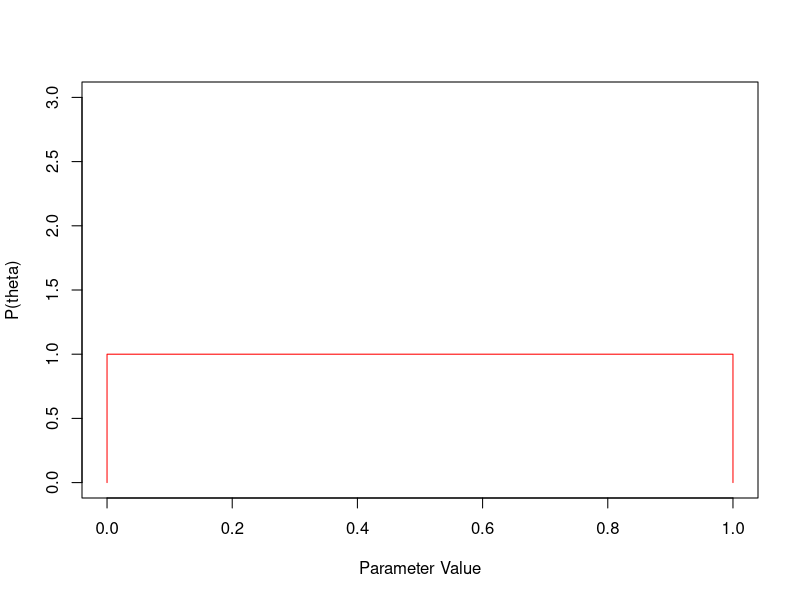
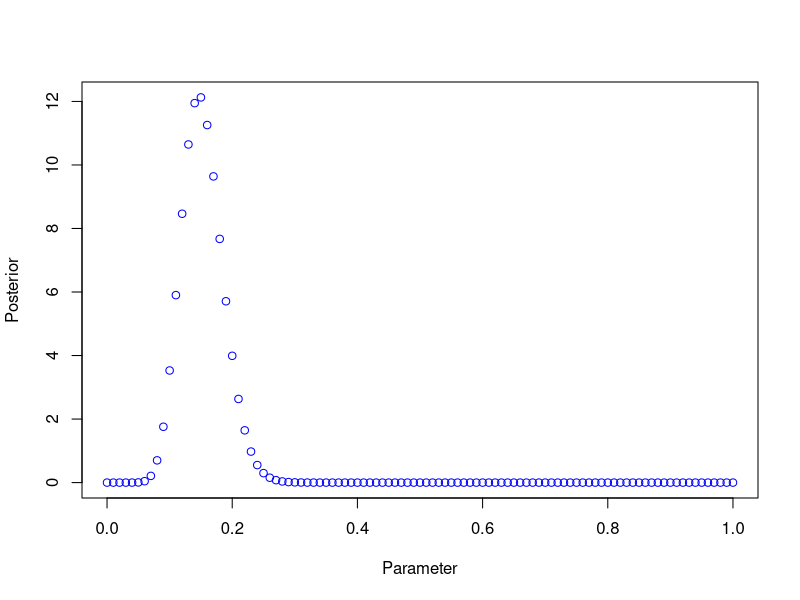
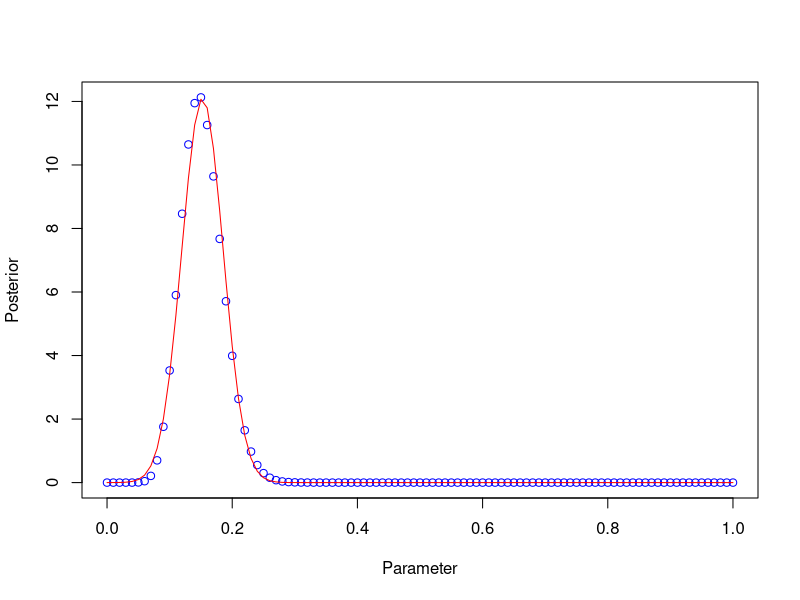
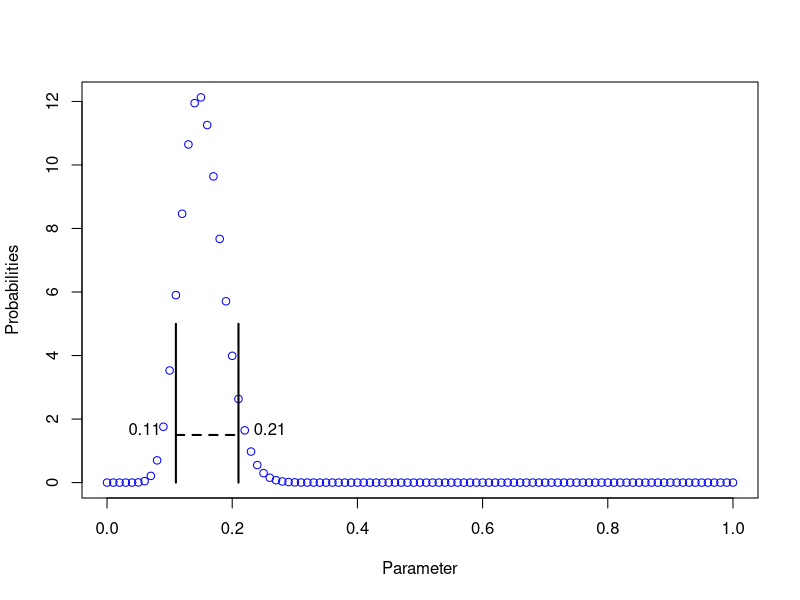
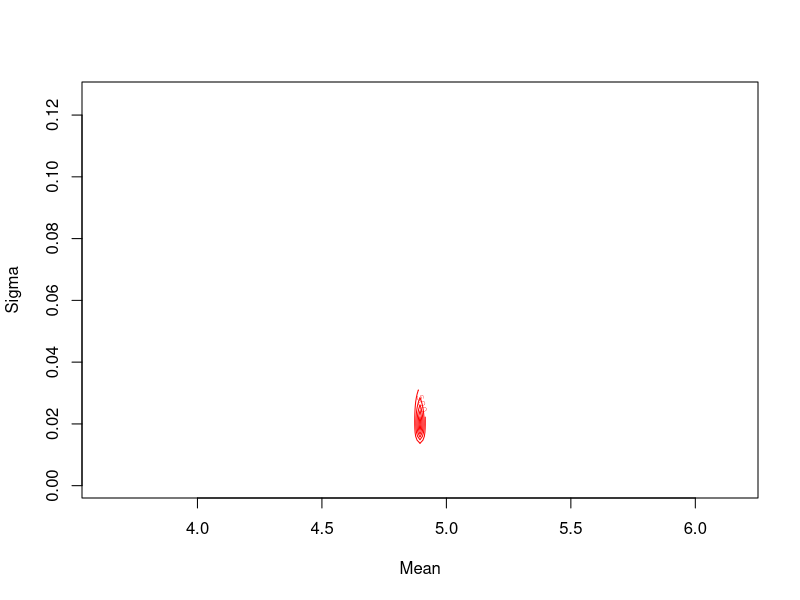

The R source for these figures, in order:
## ---- chunk 1
knitr::opts_chunk$set(echo = TRUE)

rm(list = ls())
## ---- chunk 2
Param <- seq(0, 1, by = 0.01)
Prior <- rep(1, length(Param))
Init <- data.frame(Parameter = Param, Prior = Prior)
# add some zeros to the front and end to make the plot prettier
plot(c(0, Init$Parameter, 1), c(0, Init$Prior, 0), type = "l", col = "red", xlab = "Parameter Value", ylab = "P(theta)", ylim = c(0, 3))
## ---- chunk 3
likelihood.prior <- apply(Init, 1, function(x) dbinom(17, 116, x['Parameter']) * x['Prior'])

ntrap <- length(likelihood.prior) - 1
h <- (1 - 0)/ntrap
Evidence <- h*(likelihood.prior[1]/2 + sum(likelihood.prior[2:ntrap]) + likelihood.prior[ntrap+1]/2)

Posterior <- likelihood.prior/Evidence
plot(Init$Parameter, Posterior, type = "p", col = "blue", xlab = "Parameter", ylab = "Posterior")

## ---- chunk 4
# where is maximum
Mean <- sum(Init$Parameter * Posterior)*h
Sigma <- sqrt(sum((Init$Parameter - Mean)^2 * Posterior)*h)
## ---- chunk 5
plot(Init$Parameter, Posterior, type = "p", col = "blue", xlab = "Parameter", ylab = "Posterior")
lines(Init$Parameter, dnorm(Init$Parameter, mean = Mean, sd = Sigma), col = "red")
## ---- chunk 6
# let's determine 95% High Density Interval
lx <- 2
lefttail = 0
while (lefttail < 0.025){
  if(lx == 2){
    lefttail = h/2*sum(likelihood.prior[1:lx])/Evidence
  } else {
    lefttail = h/2*(likelihood.prior[1] + 2*sum(likelihood.prior[2:lx-1]) + likelihood.prior[lx])/Evidence
  }
  lx <- lx + 1
}

rx <- length(likelihood.prior)
righttail = 1
while (righttail > 0.975){
  righttail = h/2*(likelihood.prior[1] + 2*sum(likelihood.prior[2:rx-1]) + likelihood.prior[rx])/Evidence
  rx <- rx - 1
}

plot(Init$Parameter, Posterior, type = "p", col = "blue", xlab = "Parameter", ylab = "Probabilities")
lines(c(Init$Parameter[lx], Init$Parameter[rx]), c(1.5, 1.5), lwd = 2, lty = 2, col = "black")
lines(c(Init$Parameter[lx], Init$Parameter[lx]), c(0, 5), lwd = 2, lty = 1, col = "black")
lines(c(Init$Parameter[rx], Init$Parameter[rx]), c(0, 5), lwd = 2, lty = 1, col = "black")
text(Init$Parameter[lx]-0.05, 1.7, label = as.character(Init$Parameter[lx]))
text(Init$Parameter[rx]+0.05, 1.7, label = as.character(Init$Parameter[rx]))
## ---- chunk 7
sample1 <- c(5.19, 4.72, 4.81, 4.87, 4.88)

yb <- mean(sample1)
n2 <- length(sample1)
s2 <- sum((sample1 - yb)^2) / (n2 - 1)

n <- 100 # grid points
# mu is parameter 1 and sigma is parameter 2
h1 <- (80*s2)/n
h2 <- (4*s2 - 0.001)/n
mui <- seq(yb - 40*s2, yb + 40*s2, by = h1)
sgi <- seq(0.001, 4*s2, by = h2)
wij <- matrix(c(0.25, rep(0.5, n-1), 0.25, rep(c(0.5, rep(1, n-1), 0.5), n-1), 
              0.25, rep(0.5, n-1), 0.25), nrow = n+1, ncol = n+1, byrow = TRUE)
mu.vec <- matrix(data = mui, nrow = n+1, ncol = n+1, byrow = FALSE)
mu.prior <- matrix(data = dnorm(mui, mean = yb, sd = sqrt(s2)), nrow = n+1, ncol = n+1, byrow = FALSE)

sg.vec <- matrix(data = sgi, nrow = n+1, ncol = n+1, byrow = TRUE)
# assuming prior values are equal to 1 - the particular value will cancel out
sg.prior <- matrix(data = 1, nrow = n+1, ncol = n+1, byrow = TRUE)

theta.vec <- data.frame(mu = as.vector(mu.vec), sigma = as.vector(sg.vec), prior = as.vector(mu.prior)*as.vector(sg.prior))
## ---- chunk 8
likelihood <- function(mu, sigma, ybar, s, n){
  res <- (1/(2 * pi * sigma^2)^n) * exp(- ((n - 1)*s^2 + n*(ybar - mu)^2)/(2*sigma^2))
  return(res)
}

likelihood.prior.vec <- apply(theta.vec, 1, function(x) likelihood(x['mu'], x['sigma'], yb, s2, n2) * x['prior'])

Evidence <- h1*h2*sum(as.vector(wij)*likelihood.prior.vec)
## ---- chunk 9
Posterior <- likelihood.prior.vec/Evidence

contour(mui, sgi, matrix(Posterior, nrow = n+1, ncol = n+1, byrow = FALSE), col = "red", xlab = "Mean", ylab = "Sigma")
## ---- chunk 10
# Making sure that the posterior sums to 1
h1*h2*sum(Posterior)

# Summing up the posterior with values of mu greater than or equal to 5.20
result <- h1*h2*sum(Posterior[theta.vec$mu >= 5.20])
